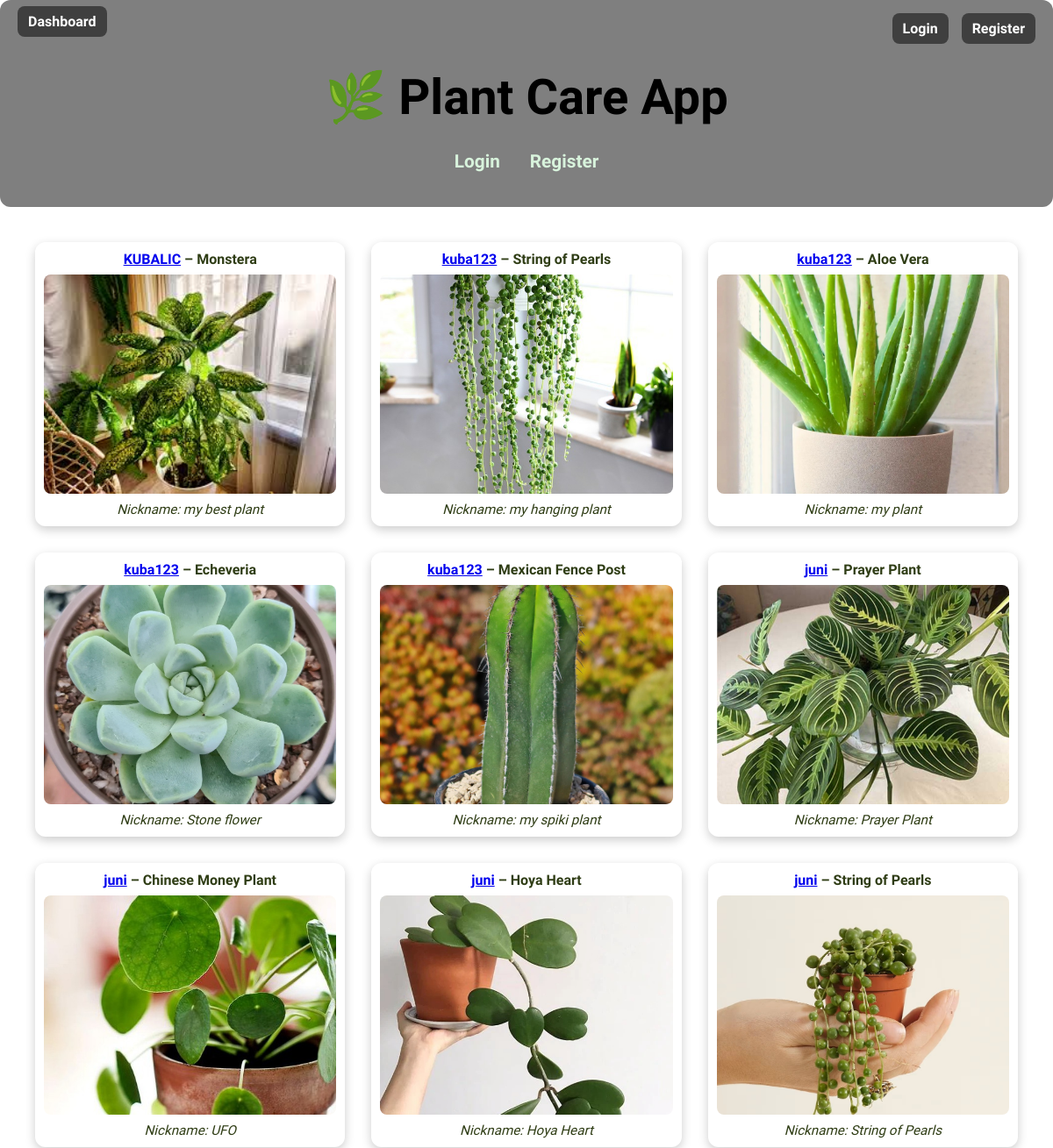
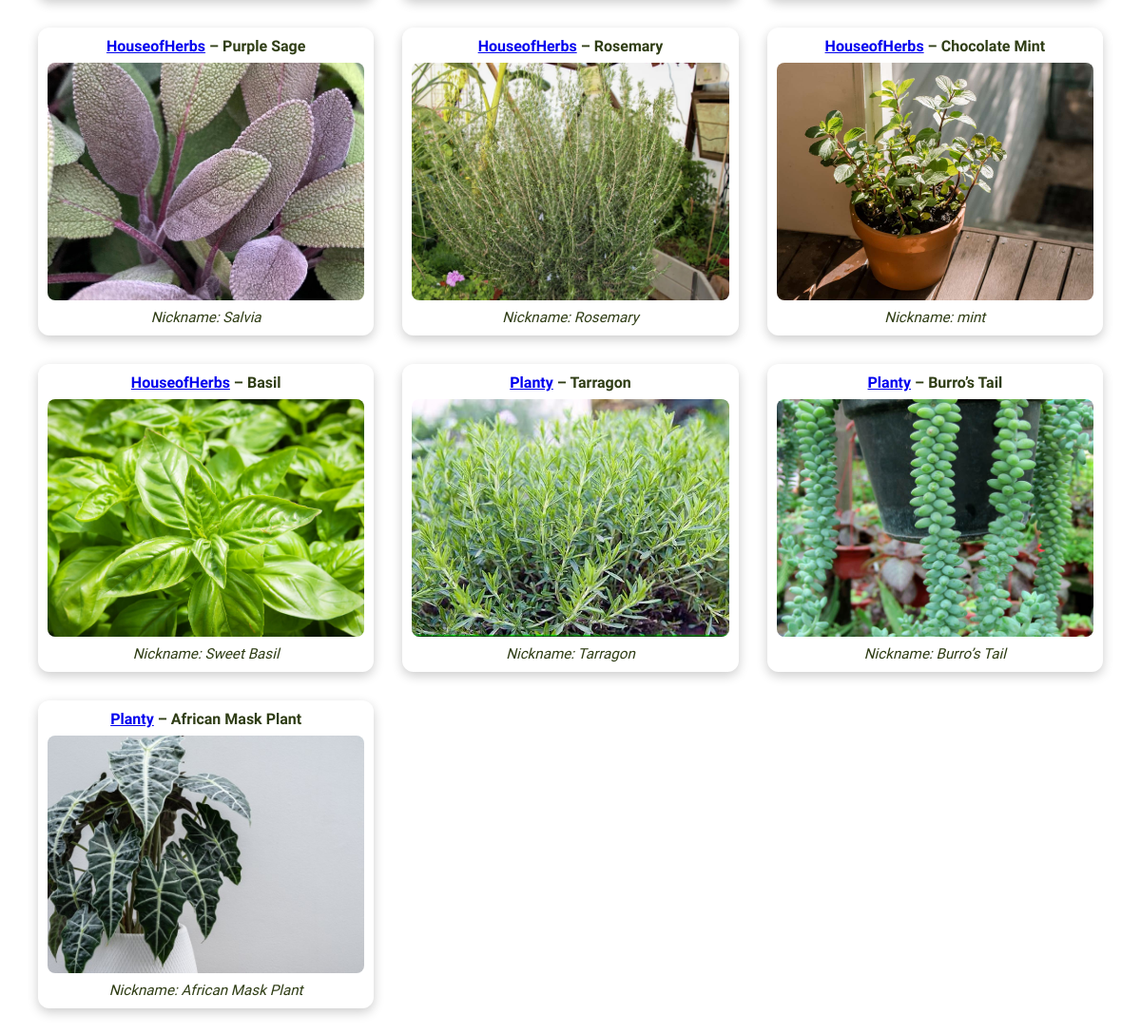
The page / on the database its author committed (2 pictures, top to bottom).
### app/models.py (models this page shows, shortened)
class Plant(db.Model):
    id = db.Column(db.Integer, primary_key=True)
    plant_name = db.Column(db.String(100), nullable=False)
    last_watering = db.Column(db.Date)
    next_watering = db.Column(db.Date)
    photo_path = db.Column(db.String(200))
    description = db.Column(db.Text)
    username = db.Column(db.String(80), db.ForeignKey('user.username'), nullable=False)
    latin_name = db.Column(db.String(100), db.ForeignKey('plant_category.latin_name'), nullable=False)

class User(UserMixin, db.Model):
    username = db.Column(db.String(80), primary_key=True)
    email = db.Column(db.String(120), unique=True, nullable=False)
    password = db.Column(db.String(200), nullable=False)
    description = db.Column(db.Text, default="")
    plants = db.relationship('Plant', backref='owner', lazy=True)

class PlantCategory(db.Model):
    latin_name = db.Column(db.String(100), primary_key=True)
    name = db.Column(db.String(100), nullable=False)
    watering_interval = db.Column(db.Integer, nullable=False)
    info = db.Column(db.Text)
    plants = db.relationship('Plant', backref='category', lazy=True)

### app/routes.py (the view)
@routes.route('/')
def index():
    user_plants = Plant.query.all()
    return render_template('index.html', user_plants=user_plants)

### app/templates/index.html
{% extends "base.html" %}
{% block content %}
<div class="welcome">
    <h1>🌿 Plant Care App</h1>
    {% if current_user.is_authenticated %}
        <div class="links">
            <a href="{{ url_for('routes.add_plant') }}">Add Plant</a>
            <a href="{{ url_for('routes.add_category') }}">Add Category</a>
            <a href="{{ url_for('routes.logout') }}">Logout</a>
        </div>
    {% else %}
        <div class="links">
            <a href="{{ url_for('routes.login') }}">Login</a>
            <a href="{{ url_for('routes.register') }}">Register</a>
        </div>
    {% endif %}
</div>
{% endblock %}

### app/templates/base.html (shortened to what this page needs)
<!doctype html>
<html>
<head>
    <link rel="stylesheet" href="{{ url_for('static', filename='style.css') }}">
</head>
<body style="background-image: url('{{ url_for('static', filename='background.png') }}'); background-size: cover; background-position: center;">
<div class="top-left">
    <a href="{{ url_for('routes.index') }}"> Dashboard</a>
</div>
<div class="top-bar no-background">
    {% if current_user.is_authenticated %}
        <form action="{{ url_for('routes.search_user') }}" method="GET" class="search-form">
            <input type="text" name="username" placeholder="Search user..." class="search-input" required>
        </form>
        <a href="{{ url_for('routes.profile') }}">My Profile</a>
    {% else %}
        <a href="{{ url_for('routes.login') }}">Login</a>
        <a href="{{ url_for('routes.register') }}">Register</a>
    {% endif %}
</div>
{% block content %}{% endblock %}
{% if request.endpoint == 'routes.index' and user_plants %}
  <div class="gallery">
    {% for plant in user_plants %}
      <div class="gallery-card">
        <div class="gallery-name"><a href="{{ url_for('routes.view_user', username=plant.owner.username) }}">{{ plant.owner.username }}</a> – {{ plant.category.name }}</div>
        {% if plant.photo_path %}
          <img src="{{ url_for('static', filename='uploads/' ~ plant.photo_path) }}" alt="{{ plant.category.name }}">
        {% endif %}
        <div class="gallery-nickname">Nickname: {{ plant.plant_name }}</div>
      </div>
    {% endfor %}
  </div>
{% endif %}
</body>
</html>

### app/static/style.css (style rules this page uses)
body { margin: 0; padding: 0; font-family: 'Nunito', sans-serif; background: url("/static/background.png") no-repeat center center fixed; background-size: cover; min-height: 100vh; display: block; }
.welcome { text-align: center; background-color: rgba(0, 0, 0, 0.5); padding: 40px; border-radius: 12px; }
.welcome h1 { font-size: 3.5em; margin-bottom: 0.5em; }
.links a { margin: 0 15px; text-decoration: none; color: #d8f3dc; font-size: 1.3em; font-weight: bold; }
.top-bar { position: absolute; top: 15px; right: 20px; display: flex; gap: 15px; z-index: 1000; }
.top-bar a { color: white; text-decoration: none; background-color: rgba(0, 0, 0, 0.5); padding: 8px 12px; border-radius: 8px; font-weight: bold; }
.top-left { position: absolute; top: 15px; left: 20px; z-index: 1000; }
.top-left a { color: white; text-decoration: none; background-color: rgba(0, 0, 0, 0.5); padding: 8px 12px; border-radius: 8px; font-weight: bold; }
.top-bar.no-background { background: none; position: absolute; top: 15px; right: 20px; }
.gallery { display: grid; grid-template-columns: repeat(auto-fit, minmax(300px, 1fr)); gap: 30px; padding: 40px; max-width: 1200px; margin: 0 auto; }
.gallery-card { background-color: rgba(255, 255, 255, 0.1); border-radius: 12px; padding: 10px; text-align: center; box-shadow: 0 4px 12px rgba(0, 0, 0, 0.2); }
.gallery-name { font-weight: bold; color: white; margin-bottom: 8px; }
.gallery-card img { width: 100%; height: 250px; object-fit: cover; border-radius: 8px; }
.gallery-name { font-weight: bold; color: #2f3d15; margin-bottom: 8px; }
.gallery-nickname { color: #2f3d15; font-size: 0.95em; margin-top: 5px; font-style: italic; }

### rows shown on the page
Plant: owner.username "KUBALIC", category.name "Monstera", photo_path (picture), plant_name "my best plant"
Plant: owner.username "kuba123", category.name "String of Pearls", photo_path (picture), plant_name "my hanging plant"
Plant: owner.username "kuba123", category.name "Aloe Vera", photo_path (picture), plant_name "my plant"
Plant: owner.username "kuba123", category.name "Echeveria", photo_path (picture), plant_name "Stone flower"
Plant: owner.username "kuba123", category.name "Mexican Fence Post", photo_path (picture), plant_name "my spiki plant"
Plant: owner.username "juni", category.name "Prayer Plant", photo_path (picture), plant_name "Prayer Plant"
Plant: owner.username "juni", category.name "Chinese Money Plant", photo_path (picture), plant_name "UFO"
Plant: owner.username "juni", category.name "Hoya Heart", photo_path (picture), plant_name "Hoya Heart"
Plant: owner.username "juni", category.name "String of Pearls", photo_path (picture), plant_name "String of Pearls"
Plant: owner.username "HouseofHerbs", category.name "Purple Sage", photo_path (picture), plant_name "Salvia"
Plant: owner.username "HouseofHerbs", category.name "Rosemary", photo_path.name (picture), plant_name "Rosemary"
Plant: owner.username "HouseofHerbs", category.name "Chocolate Mint", photo_path (picture), plant_name "mint"
Plant: owner.username "HouseofHerbs", category.name "Basil", photo_path (picture), plant_name "Sweet Basil"
Plant: owner.username "Planty", category.name "Tarragon", photo_path (picture), plant_name "Tarragon"
Plant: owner.username "Planty", category.name "Burro’s Tail", photo_path (picture), plant_name "Burro’s Tail"
Plant: owner.username "Planty", category.name "African Mask Plant", photo_path (picture), plant_name "African Mask Plant"
